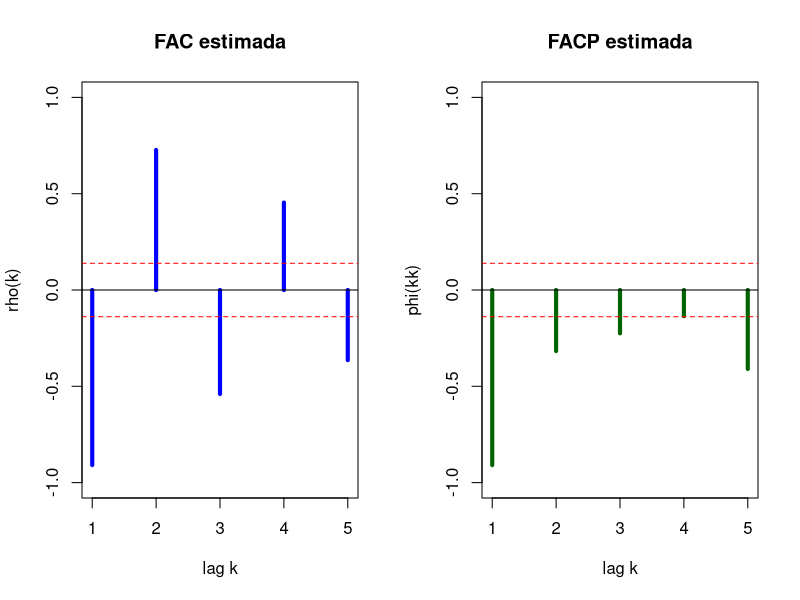
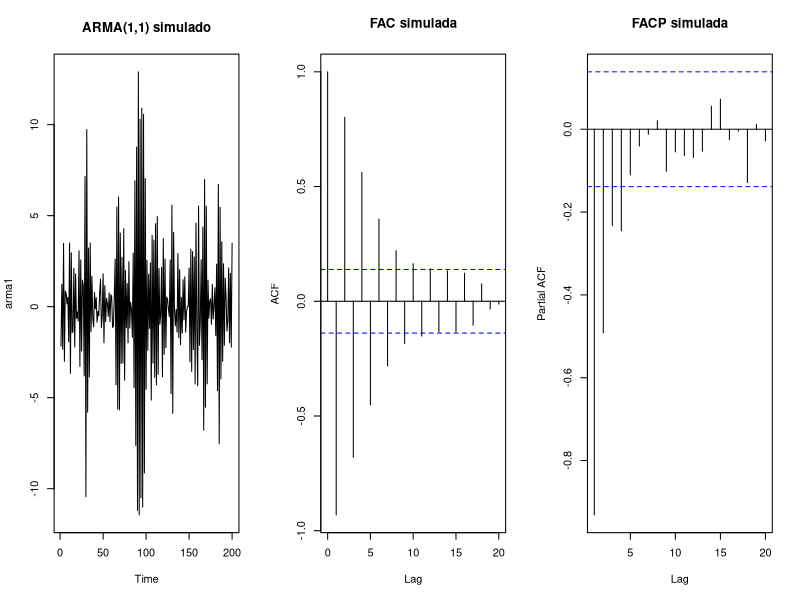

These charts were generated, in order, by the following R code:
# =====================================================================
# 3o TRABALHO PRATICO - HIDROLOGIA ESTOCASTICA (EHR806)
# QUESTAO 13 - n = 200. Dadas a FAC e a FACP estimadas, identificar um
#              possivel modelo gerador dos dados.
# =====================================================================
library(tseries)
graphics.off()
set.seed(13679821)       # semente do professor (Aulas/09/ProcEstocasticos.r)

n    <- 200
k    <- 1:5
rho  <- c(-0.909, 0.727, -0.54, 0.454, -0.364)    # FAC estimada
phi  <- c(-0.909, -0.317, -0.225, -0.136, -0.410) # FACP estimada
lim  <- 1.96/sqrt(n)                               # banda de 95% (padrao do R)
cat("Banda de 95%: +-", round(lim, 3), "\n")

# --- 1) DESENHAR a FAC e a FACP dadas (barrinhas + banda) ----------------
par(mfrow = c(1, 2))
plot(k, rho, type = "h", lwd = 4, col = "blue", ylim = c(-1, 1),
     main = "FAC estimada", xlab = "lag k", ylab = "rho(k)")
abline(h = 0); abline(h = c(-lim, lim), col = "red", lty = 2)
plot(k, phi, type = "h", lwd = 4, col = "darkgreen", ylim = c(-1, 1),
     main = "FACP estimada", xlab = "lag k", ylab = "phi(kk)")
abline(h = 0); abline(h = c(-lim, lim), col = "red", lty = 2)
par(mfrow = c(1, 1))

# --- 2) O QUE A FAC DIZ: decai ou corta? --------------------------------
# Dividindo cada rho pelo anterior vemos se "cada passo multiplica pelo mesmo numero"
razao <- rho[2:5]/rho[1:4]
cat("rho(k)/rho(k-1) =", round(razao, 3), " media =", round(mean(razao), 3), "\n")
# razao quase constante e NEGATIVA (~ -0,8): decai exponencialmente ALTERNANDO sinal
# => nao corta => nao e MA puro.

# --- 3) O QUE A FACP DIZ: corta no lag 1 ou decai? ----------------------
cat("FACP fora da banda (|phi| >", round(lim, 3), "):", abs(phi) > lim, "\n")
# lags 2 e 3 tambem passam da banda e vao diminuindo (-0,317; -0,225; -0,136)
# => nao e um corte limpo em p = 1 => tambem decai.
# Se fosse AR(1) com alfa = rho(1), a FAC seria alfa^k:
cat("AR(1) com alfa = -0,909 daria rho =", round((-0.909)^k, 3), "\n")
cat("  mas a FAC dada e                 ", rho, "\n")

# --- 4) ENTAO: FAC decai + FACP decai  ==>  ARMA(1,1) (tabela do professor) -
# alfa1 ~ razao media (~ -0,8). Procuro beta1 que reproduz rho(1) = -0,909:
# rho(1) = (1 + a*b)(a + b)/(1 + 2*a*b + b^2)   (formula classica Box-Jenkins)
alfa1 <- round(mean(razao), 2)
melhor <- c(NA, Inf)
for (b in seq(-0.99, 0.99, 0.01)) {
  r1 <- (1 + alfa1*b)*(alfa1 + b)/(1 + 2*alfa1*b + b^2)
  erro <- abs(r1 - rho[1])
  if (erro < melhor[2]) melhor <- c(b, erro)
}
beta1 <- melhor[1]
cat("Candidato: ARMA(1,1) com alfa1 =", alfa1, " e beta1 =", beta1, "\n")

# --- 5) CONFERIR: simular esse ARMA(1,1) e ver se a FAC/FACP se parecem ---
# (como no 02-ARMA.R do professor: arima.sim)
arma1 <- arima.sim(n = n, list(ar = c(alfa1), ma = c(beta1)))
par(mfrow = c(1, 3))
plot.ts(arma1, main = "ARMA(1,1) simulado")
acf(arma1, type = "correlation", lag.max = 20, main = "FAC simulada")
pacf(arma1, lag.max = 20, main = "FACP simulada")
par(mfrow = c(1, 1))
kpss.test(as.numeric(arma1), null = "L")   # H0: estacionaria

# --- 6) AVISO: a FACP da tabela e coerente com a FAC da tabela? ---------
# Pelas equacoes de Yule-Walker (Aula 10), a PACF decorre da FAC:
pac <- numeric(5)
for (kk in 1:5) {
  P <- diag(kk)
  for (i in 1:kk) for (j in 1:kk) if (i != j) P[i, j] <- rho[abs(i - j)]
  pac[kk] <- solve(P) %*% rho[1:kk] |> as.numeric() |> tail(1)
}
cat("FACP recalculada a partir da FAC:", round(pac, 3), "\n")
cat("FACP da tabela                  :", phi, "\n")
cat("-> nao batem (e passam de 1 nos lags finais): os dados do enunciado sao\n")
cat("   aproximados/inconsistentes; a identificacao e feita pelo PADRAO.\n")
